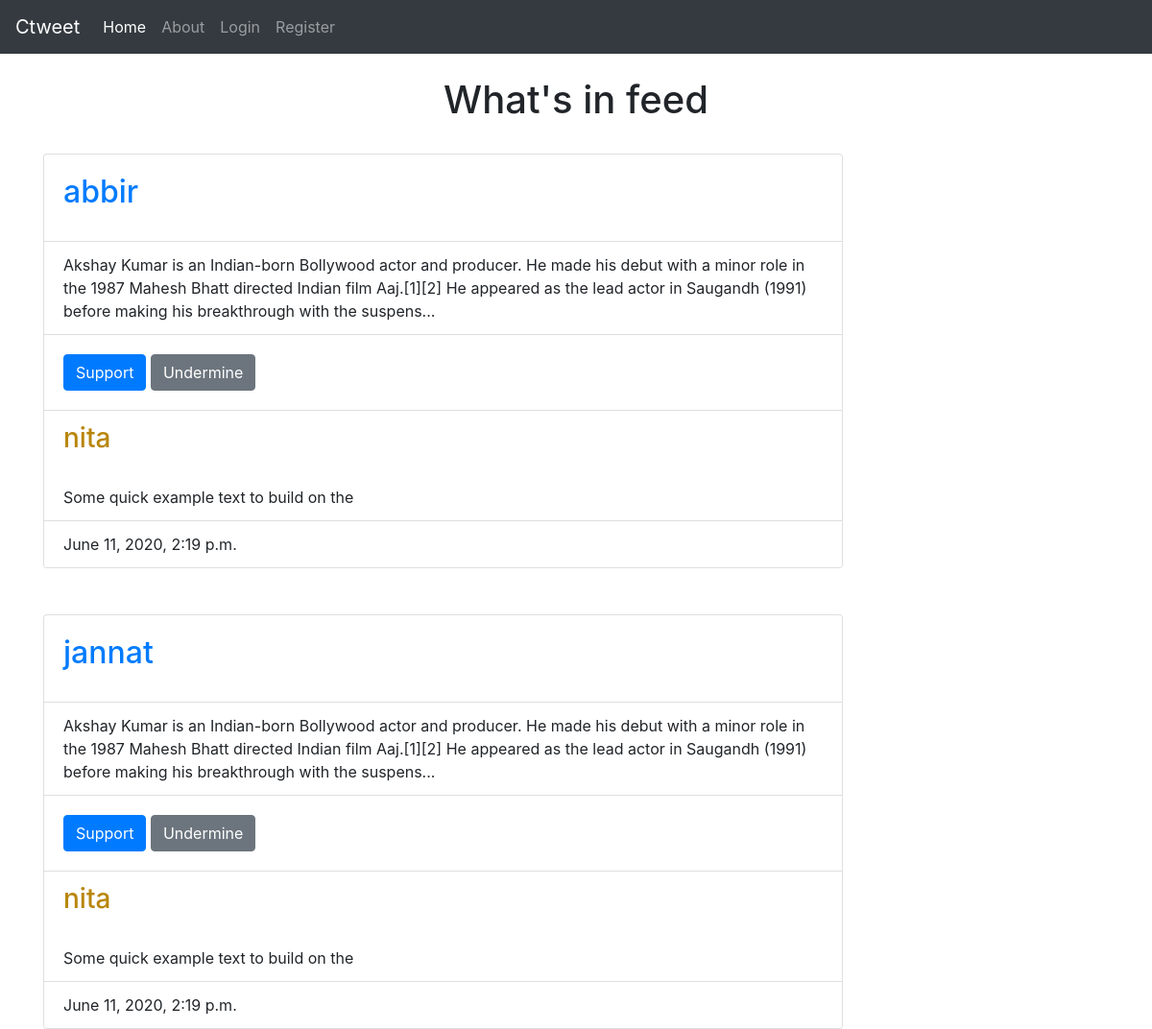
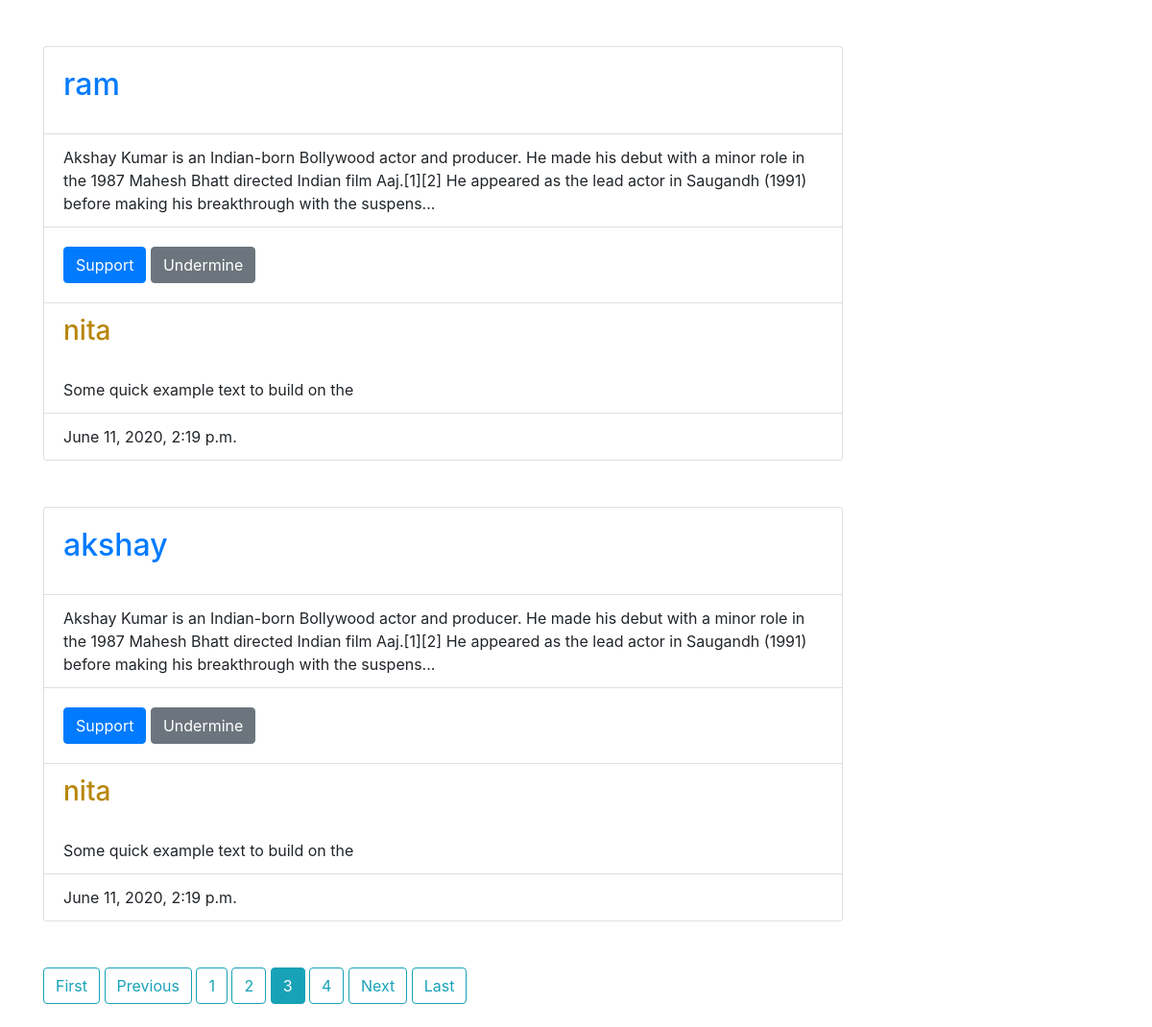
/?page=3, run on the app's committed database (2 pictures, top to bottom).
### blog/models.py (models this page shows, shortened)
class Post(models.Model):
    post_img = models.ImageField(upload_to='media',blank=True,default='deff.jpg')
    title = models.CharField(max_length=100)
    content = models.TextField()
    date_posted = models.DateTimeField(default=timezone.now)
    support = models.ManyToManyField(User , related_name='support',blank=True,through=PostLike )
    author = models.ForeignKey(User , on_delete=models.CASCADE,related_name='author')
    timestamp = models.DateTimeField(auto_now_add=True)
    def snippet(self):
        return self.content[:250] + "..."

### blog/views.py (the view)
# urls.py: path('', PostListView.as_view(),name='BlogHome'),
class PostListView(ListView):
    model = Post
    template_name = 'blog/home.html'  #<app>/<model>_<name>.html
    context_object_name = 'posts'
    ordering = ['-date_posted']
    paginate_by = 4 #it means number of posts per page in home page

### blog/templates/blog/home.html
{% extends 'blog/base.html' %}
{% block content %}
 <br><h1 style="text-align: center;">What's in feed</h1><br>
    {% for post in posts %}
    <div class="card w-75">
        <div class="card-body">
          <h2 class="card-title"><a href='{% url 'PostDetail' post.id %}' >{{post.title}} </a></h2>
        </div>
        <ul class="list-group list-group-flush">
          <li class="list-group-item">{{post.snippet}}</li>
        </ul>
          <div class="card-body">
            <button type="submit" name="support_it" value="{{post.id}}" class="btn btn-primary">Support</button>
            <button type="submit" name="support_it" value="{{post.id}}" class="btn btn-secondary">Undermine</button>
          </div>
          <ul class="list-group list-group-flush">
          <li class="list-group-item"><a href="{% url 'user-posts' post.author.username %}"><h3 style="color: darkgoldenrod;">{{post.author}}</h3></a>
          <br><p class="card-text">Some quick example text to build on the </p></li>
          <li class="list-group-item">{{post.date_posted}}</li>
        </ul>
      </div><br><br>
    {% endfor %}
    {% if is_paginated %}
      {% if page_obj.has_previous %}
        <a class="btn btn-outline-info mb-4" href="?page=1">First</a>
        <a class="btn btn-outline-info mb-4" href="?page={{ page_obj.previous_page_number }}">Previous</a>
    {% endif %}
    {% for num in page_obj.paginator.page_range %}
      {% if page_obj.number == num %}
        <a class="btn btn-info mb-4" href="?page={{ num }}">{{ num }}</a>
      {% elif num > page_obj.number|add:'-3' and num < page_obj.number|add:'3' %}
        <a class="btn btn-outline-info mb-4" href="?page={{ num }}">{{ num }}</a>
      {% endif %}
    {% endfor %}
    {% if page_obj.has_next %}
    <a class="btn btn-outline-info mb-4" href="?page={{ page_obj.next_page_number }}">Next</a>
    <a class="btn btn-outline-info mb-4" href="?page={{ page_obj.paginator.num_pages }}">Last</a>
    {% endif %}
   {% endif %}
{% endblock %}

### data on the page
Post: title "abbir", snippet "Akshay Kumar is an Indian-born Bollywood actor and producer. He made his debut with a minor role in the 1987 Mahesh Bhatt directed Indian film Aaj.[1][2] He appeared as the lead actor in Saugandh (1991) before making his breakthrough with the suspens...", {{ post.id }} 8 (drawn), author "nita", date_posted "June 11, 2020, 2:19 p.m."
Post: title "jannat", snippet "Akshay Kumar is an Indian-born Bollywood actor and producer. He made his debut with a minor role in the 1987 Mahesh Bhatt directed Indian film Aaj.[1][2] He appeared as the lead actor in Saugandh (1991) before making his breakthrough with the suspens...", {{ post.id }} 7 (drawn), author "nita", date_posted "June 11, 2020, 2:19 p.m."
Post: title "ram", snippet "Akshay Kumar is an Indian-born Bollywood actor and producer. He made his debut with a minor role in the 1987 Mahesh Bhatt directed Indian film Aaj.[1][2] He appeared as the lead actor in Saugandh (1991) before making his breakthrough with the suspens...", {{ post.id }} 6 (drawn), author "nita", date_posted "June 11, 2020, 2:19 p.m."
Post: title "akshay", snippet "Akshay Kumar is an Indian-born Bollywood actor and producer. He made his debut with a minor role in the 1987 Mahesh Bhatt directed Indian film Aaj.[1][2] He appeared as the lead actor in Saugandh (1991) before making his breakthrough with the suspens...", {{ post.id }} 5 (drawn), author "nita", date_posted "June 11, 2020, 2:19 p.m."

### other printed values
{{ num }} "1" "2" "4"
{{ num }} "3"
